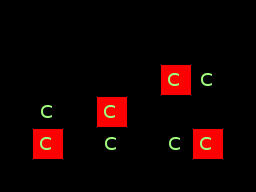

Tiled map render using the project's own tile images. Description and the map definition, with tile-layer contents summarised, below:
An orthogonal 8x6 tile map with 32x32 px tiles, 1 tile layer (ruleSet), 4 hidden layers not drawn, 4 tilesets.

<map version="1.0" orientation="orthogonal" width="8" height="6" tilewidth="32" tileheight="32">
 <tileset firstgid="1" name="collision" tilewidth="32" tileheight="32">
  <image source="../../graphics/tiles/collision.png" width="64" height="32" />
 </tileset>
 <tileset firstgid="3" name="set" tilewidth="32" tileheight="32">
  <image source="../../graphics/tiles/set_cave.png" width="64" height="64" />
 </tileset>
 <tileset firstgid="7" name="set_rules" tilewidth="32" tileheight="32">
  <image source="../../graphics/tiles/set_rules.png" width="32" height="32" />
 </tileset>
 <tileset firstgid="8" name="cave" tilewidth="32" tileheight="32">
  <image source="../../graphics/tiles/cave.png" width="512" height="256" />
 </tileset>
 <layer name="ruleRegions" width="8" height="6" visible="0">
  <data>[48 cells, 10 non-empty, 1 distinct tile ids]</data>
 </layer>
 <layer name="ruleSet" width="8" height="6">
  <data>[48 cells, 8 non-empty, 2 distinct tile ids]</data>
 </layer>
 <layer name="rule_Ground" width="8" height="6" visible="0">
  <data>[48 cells, 5 non-empty, 5 distinct tile ids]</data>
 </layer>
 <layer name="rule_Over" width="8" height="6" visible="0">
  <data>[48 cells, 1 non-empty, 1 distinct tile ids]</data>
 </layer>
 <layer name="rule_collision" width="8" height="6" visible="0">
  <data>[48 cells, 6 non-empty, 1 distinct tile ids]</data>
 </layer>
</map>
